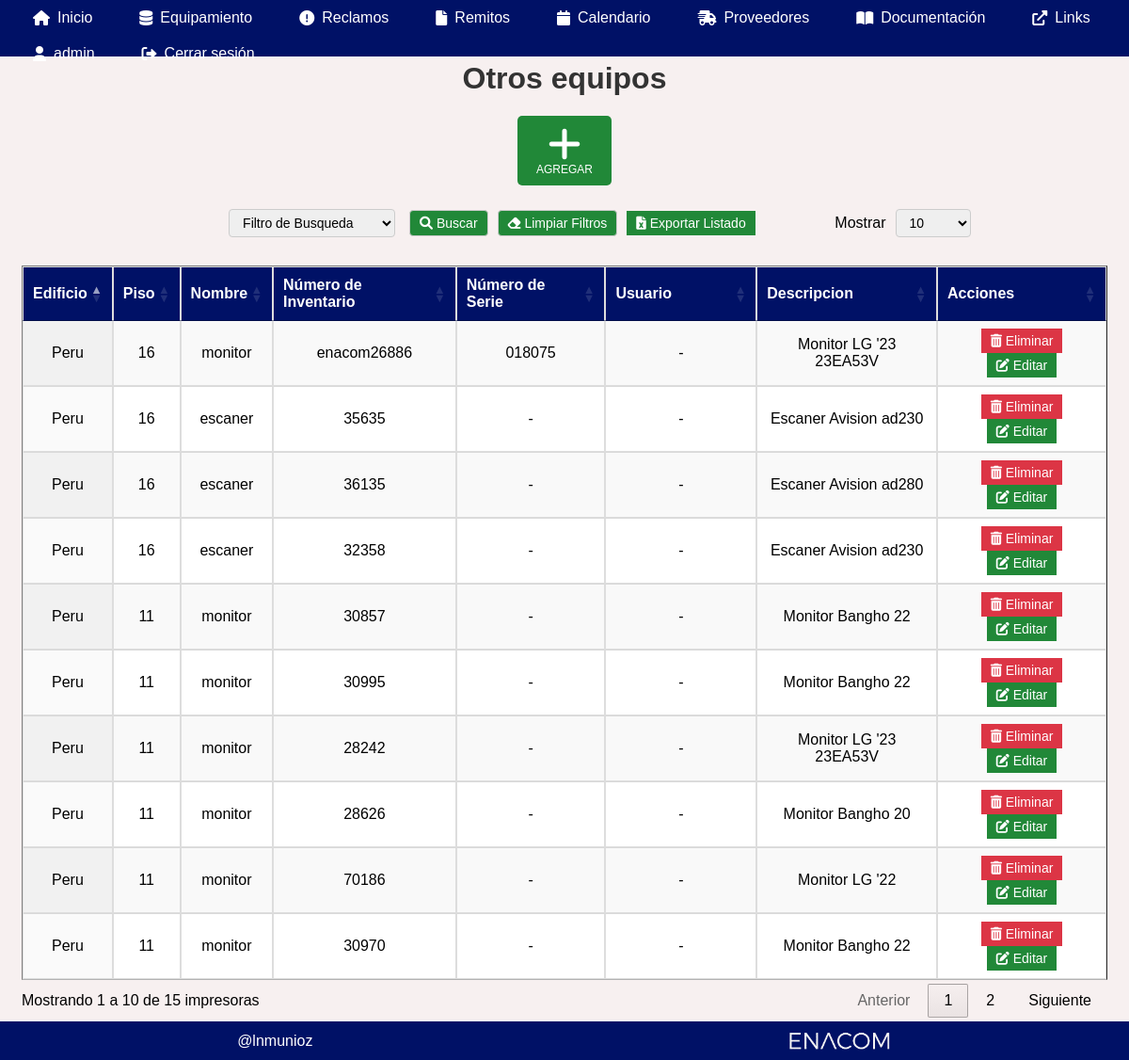
/hardware (signed in), run on the app's committed database.
### models.py (models this page shows)
class Hardware(db.Model):
    id = db.Column(db.Integer, primary_key=True, autoincrement=True)
    nombre = db.Column(db.String(255), nullable=False)
    inventario = db.Column(db.String(20), nullable=True)
    numero_serie = db.Column(db.String(50), nullable=True)
    edificio = db.Column(db.String(100), nullable=False)
    piso = db.Column(db.String(10), nullable=False)
    descripcion = db.Column(db.Text, nullable=False)
    usuario = db.Column(db.String(20), nullable=True)

### routes/hardware.py (the view, shortened to what this page needs)
@hardware_bp.route('/hardware', methods=['GET'])
@login_required
@lectura_allowed
def hardware():
    filtro = request.args.get('filtro', '')
    valor = request.args.get('valor', '')
    filtro_edificio = request.args.get('edificio', '')
    filtro_piso = request.args.get('piso', '')
    consulta = Hardware.query
    if filtro_edificio:
        consulta = consulta.filter(Hardware.edificio == filtro_edificio)
        if filtro_piso:  # Si también se selecciona un piso
            consulta = consulta.filter(Hardware.piso == filtro_piso)
    hardware = consulta.all()
    return render_template('hardware.html', hardware=hardware, filtro=filtro, valor=valor, filtro_edificio=filtro_edificio, filtro_piso=filtro_piso)

### app2.py (called while the page is built)
@login_manager.user_loader
def load_user(user_id):
    return User.query.get(int(user_id))

### routes/auth.py (called while the page is built)
def lectura_allowed(f):
    @wraps(f)
    def decorated_function(*args, **kwargs):
        if not current_user.is_authenticated:
            abort(403)
        return f(*args, **kwargs)
    return decorated_function

### templates/hardware.html (shortened to what this page needs)
{% extends "index.html" %}
{% block content %}
<h1>Otros equipos</h1>
{% if current_user.role in ['basico', 'admin'] %}
<button id="btn-agregar" onclick="abrirVentana('{{ url_for('hardware.agregar_hardware') }}')">
    <i class="fas fa-plus"></i>
    <span>AGREGAR</span>
</button>
{% endif %}
<form action="/hardware" method="get">
    <div class="filtros-container">
        <select id="filtro" name="filtro" onchange="cambiarFiltro()">
            <option value="">Filtro de Busqueda</option>
        </select>
        <button type="submit"><i class="fas fa-search"></i> Buscar</button>
        <button type="button" onclick="limpiarFiltros()"><i class="fas fa-eraser"></i>  Limpiar Filtros</button>
        {% if current_user.role in ['basico', 'admin'] %}
        <a href="{{ url_for('exportar_excel', tipo='hardware', filtro=filtro, valor=valor, edificio=filtro_edificio, piso=filtro_piso) }}"
            class="exportar-btn">
            <i class="fas fa-file-excel"></i> Exportar Listado
        </a>
        {% endif %}
    </div>
</form>
<table id="tabla-hardware" class="display" border="1">
    <thead>
        <tr>
            <th>Edificio</th>
            <th>Piso</th>
            <th>Nombre</th>
            <th>Número de Inventario</th>
            <th>Número de Serie</th>
            <th>Usuario</th>
            <th>Descripcion</th>
            {% if current_user.role in ['basico', 'admin'] %}<th>Acciones</th>{% endif %}
        </tr>
    </thead>
    <tbody>
        {% for hardware in hardware %}
            <td>{{ hardware.edificio }}</td>
            <td>{{ hardware.piso }}</td>
            <td>{{ hardware.nombre }}</td>
            <td>{{ hardware.inventario if hardware.inventario else '-'}}</td>
            <td>{{ hardware.numero_serie if hardware.numero_serie else '-' }}</td>
            <td>{{ hardware.usuario if hardware.usuario else '-' }}</td>
            <td>{{ hardware.descripcion }}</td>
            {% if current_user.role in ['basico', 'admin'] %}
            <td>
                <form id="eliminarForm{{ hardware.id }}" action="/eliminar_hardware/{{ hardware.id }}" method="post" style="display:inline;">
                    <button type="button" class="eliminar" onclick="confirmarEliminacion({{ hardware.id }})"><i class="fas fa-trash-alt"></i> Eliminar</button>
                </form>
                <button type="button" onclick="abrirVentana('{{ url_for( 'hardware.editar_hardware', id=hardware.id ) }}')"><i class="fas fa-edit"></i> Editar</button>
            </td>
            {% endif %}
        {% endfor %}
    </tbody>
</table>
{% endblock %}

### static/styles.css (style rules this page uses)
body { font-family: Arial, sans-serif; background-color: #f7f0f0; text-align: center; max-width: 100%; overflow-x: hidden; }
h1 { color: #333; }
table { width: 100%; margin: 20px auto; border-collapse: collapse; background: white; min-width: 600px; }
th, td { border: 1px solid #ddd; padding: 10px; }
th { background: #001166; color: white; }
button { background: #218838; font-size: 14px; color: white; border: none; padding: 5px 10px; cursor: pointer; }
button.eliminar { background: #dc3545; color: white; border: none; padding: 5px 10px; cursor: pointer; }
.exportar-btn { display: inline-block; font-size: 14px; padding: 5px 10px; background-color: #218838; color: white; text-decoration: none; text-align: center; }
form { margin-bottom: 20px; }
input, select { padding: 5px; margin: 5px; }
#btn-agregar { display: inline-flex; flex-direction: column; align-items: center; justify-content: center; padding: 10px 20px; background-color: #218838; color: white; text-decoration: none; border-radius: 5px; font-family: Arial, sans-serif; font-size: 20px; margin-bottom: 20px; transition: background-color 0.3s ease; }
#btn-agregar i { font-size: 40px; }
#btn-agregar span { font-size: 12px; }
.filtros-container { display: flex; align-items: center; gap: 10px; margin-bottom: 5px; }
.filtros-container button, .filtros-container select, .filtros-container input { padding: 5px 10px; border: 1px solid #ccc; border-radius: 4px; font-size: 14px; }
.content h1 { margin-top: 20px; }

### data on the page
Hardware: edificio "Peru", piso "16", nombre "monitor", inventario "enacom26886", numero_serie "018075", usuario "-", descripcion "Monitor LG '23 23EA53V"
Hardware: edificio "Peru", piso "16", nombre "escaner", inventario "35635", numero_serie "-", usuario "-", descripcion "Escaner Avision ad230"
Hardware: edificio "Peru", piso "16", nombre "escaner", inventario "36135", numero_serie "-", usuario "-", descripcion "Escaner Avision ad280"
Hardware: edificio "Peru", piso "16", nombre "escaner", inventario "32358", numero_serie "-", usuario "-", descripcion "Escaner Avision ad230"
Hardware: edificio "Peru", piso "11", nombre "monitor", inventario "30857", numero_serie "-", usuario "-", descripcion "Monitor Bangho 22"
Hardware: edificio "Peru", piso "11", nombre "monitor", inventario "30995", numero_serie "-", usuario "-", descripcion "Monitor Bangho 22"
Hardware: edificio "Peru", piso "11", nombre "monitor", inventario "28242", numero_serie "-", usuario "-", descripcion "Monitor LG '23 23EA53V"
Hardware: edificio "Peru", piso "11", nombre "monitor", inventario "28626", numero_serie "-", usuario "-", descripcion "Monitor Bangho 20"
Hardware: edificio "Peru", piso "11", nombre "monitor", inventario "70186", numero_serie "-", usuario "-", descripcion "Monitor LG '22"
Hardware: edificio "Peru", piso "11", nombre "monitor", inventario "30970", numero_serie "-", usuario "-", descripcion "Monitor Bangho 22"

### other printed values
{{ session['username'] if 'username' in session else 'Perfil' }} "admin"
